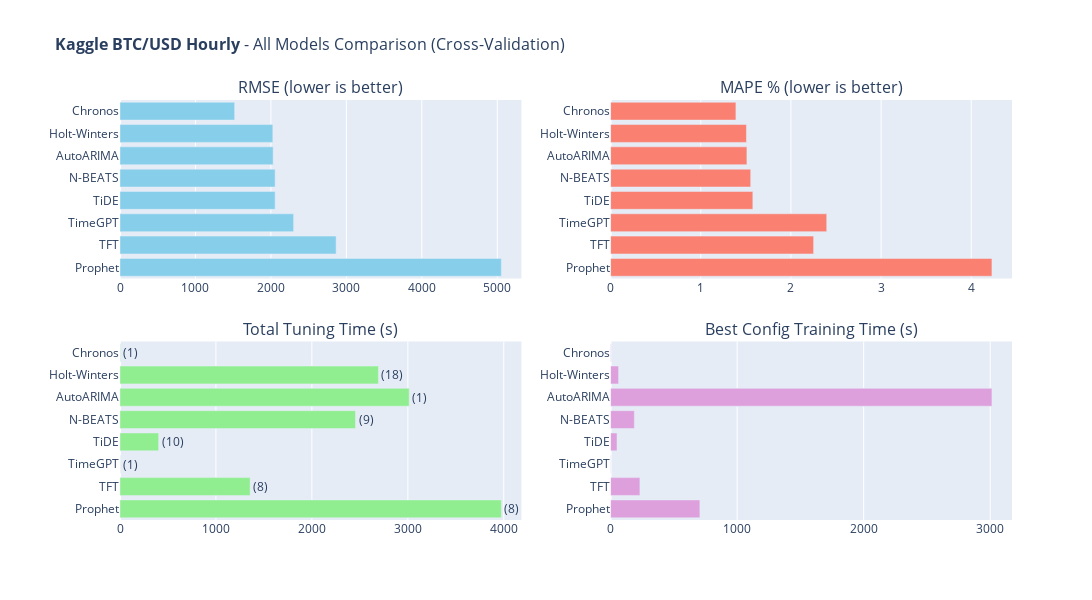

Here is the notebook cell this chart was saved with:
### Code cell
# 11. All Models Comparison (Interactive)
#
# Summary comparison of all models based on cross-validation metrics.

def create_all_models_comparison(results_dataframe, dataset_name):
    """
    Create interactive bar chart comparison of all models.
    
    Args:
        results_dataframe: DataFrame with model results
        dataset_name: Name for the plot title
    
    Returns:
        Plotly Figure object
    """
    fig = make_subplots(
        rows=2, cols=2,
        subplot_titles=[
            'RMSE (lower is better)',
            'MAPE % (lower is better)',
            'Total Tuning Time (s)',
            'Best Config Training Time (s)'
        ],
        vertical_spacing=0.15, horizontal_spacing=0.1
    )
    
    models = results_dataframe['Model'].tolist()
    
    fig.add_trace(go.Bar(
        y=models, x=results_dataframe['RMSE'], orientation='h',
        marker_color='skyblue',
        hovertemplate='<b>%{y}</b><br>RMSE: %{x:.4f}<extra></extra>'
    ), row=1, col=1)
    
    fig.add_trace(go.Bar(
        y=models, x=results_dataframe['MAPE'], orientation='h',
        marker_color='salmon',
        hovertemplate='<b>%{y}</b><br>MAPE: %{x:.2f}%<extra></extra>'
    ), row=1, col=2)
    
    fig.add_trace(go.Bar(
        y=models, x=results_dataframe['Tuning Time (s)'], orientation='h',
        marker_color='lightgreen',
        text=[f"({c})" for c in results_dataframe['Combinations']],
        textposition='outside',
        hovertemplate='<b>%{y}</b><br>Time: %{x:.2f}s<extra></extra>'
    ), row=2, col=1)
    
    fig.add_trace(go.Bar(
        y=models, x=results_dataframe['Best Config Time (s)'], orientation='h',
        marker_color='plum',
        hovertemplate='<b>%{y}</b><br>Time: %{x:.2f}s<extra></extra>'
    ), row=2, col=2)
    
    fig.update_layout(
        title=dict(text=f'<b>{dataset_name}</b> - All Models Comparison (Cross-Validation)', font=dict(size=16)),
        width=1700, height=600, showlegend=False, margin=dict(l=120)
    )
    
    for i in range(1, 3):
        for j in range(1, 3):
            fig.update_yaxes(autorange='reversed', row=i, col=j)
    return fig

if 'results_df' in dir() and not results_df.empty:
    fig_comparison = create_all_models_comparison(results_df, DATASET_CONFIG['name'])
    fig_comparison.show()

### Figure 1 — Plotly figure (JSON) as saved in the notebook; plotly's stock layout.template omitted (floating-point values rounded to 4 significant figures)
{"data": [{"hovertemplate": "<b>%{y}</b><br>RMSE: %{x:.4f}<extra></extra>", "marker": {"color": "skyblue"}, "orientation": "h", "type": "bar", "x": [1519.0, 2026.0, 2030.0, 2056.0, 2056.0, 2301.0, 2864.0, 5054.0], "xaxis": "x", "y": ["Chronos", "Holt-Winters", "AutoARIMA", "N-BEATS", "TiDE", "TimeGPT", "TFT", "Prophet"], "yaxis": "y"}, {"hovertemplate": "<b>%{y}</b><br>MAPE: %{x:.2f}%<extra></extra>", "marker": {"color": "salmon"}, "orientation": "h", "type": "bar", "x": [1.39, 1.507, 1.512, 1.554, 1.578, 2.397, 2.252, 4.23], "xaxis": "x2", "y": ["Chronos", "Holt-Winters", "AutoARIMA", "N-BEATS", "TiDE", "TimeGPT", "TFT", "Prophet"], "yaxis": "y2"}, {"hovertemplate": "<b>%{y}</b><br>Time: %{x:.2f}s<extra></extra>", "marker": {"color": "lightgreen"}, "orientation": "h", "text": ["(1)", "(18)", "(1)", "(9)", "(10)", "(1)", "(8)", "(8)"], "textposition": "outside", "type": "bar", "x": [3.805, 2693.0, 3014.0, 2455.0, 402.7, 1.719, 1356.0, 3974.0], "xaxis": "x3", "y": ["Chronos", "Holt-Winters", "AutoARIMA", "N-BEATS", "TiDE", "TimeGPT", "TFT", "Prophet"], "yaxis": "y3"}, {"hovertemplate": "<b>%{y}</b><br>Time: %{x:.2f}s<extra></extra>", "marker": {"color": "plum"}, "orientation": "h", "type": "bar", "x": [3.805, 62.96, 3014.0, 187.7, 50.83, 1.719, 231.6, 705.5], "xaxis": "x4", "y": ["Chronos", "Holt-Winters", "AutoARIMA", "N-BEATS", "TiDE", "TimeGPT", "TFT", "Prophet"], "yaxis": "y4"}], "layout": {"annotations": [{"font": {"size": 16}, "showarrow": false, "text": "RMSE (lower is better)", "x": 0.225, "xanchor": "center", "xref": "paper", "y": 1, "yanchor": "bottom", "yref": "paper"}, {"font": {"size": 16}, "showarrow": false, "text": "MAPE % (lower is better)", "x": 0.775, "xanchor": "center", "xref": "paper", "y": 1, "yanchor": "bottom", "yref": "paper"}, {"font": {"size": 16}, "showarrow": false, "text": "Total Tuning Time (s)", "x": 0.225, "xanchor": "center", "xref": "paper", "y": 0.425, "yanchor": "bottom", "yref": "paper"}, {"font": {"size": 16}, "showarrow": false, "text": "Best Config Training Time (s)", "x": 0.775, "xanchor": "center", "xref": "paper", "y": 0.425, "yanchor": "bottom", "yref": "paper"}], "height": 600, "margin": {"l": 120}, "showlegend": false, "title": {"font": {"size": 16}, "text": "<b>Kaggle BTC/USD Hourly</b> - All Models Comparison (Cross-Validation)"}, "width": 1700, "xaxis": {"anchor": "y", "domain": [0, 0.45]}, "xaxis2": {"anchor": "y2", "domain": [0.55, 1]}, "xaxis3": {"anchor": "y3", "domain": [0, 0.45]}, "xaxis4": {"anchor": "y4", "domain": [0.55, 1]}, "yaxis": {"anchor": "x", "autorange": "reversed", "domain": [0.575, 1]}, "yaxis2": {"anchor": "x2", "autorange": "reversed", "domain": [0.575, 1]}, "yaxis3": {"anchor": "x3", "autorange": "reversed", "domain": [0, 0.425]}, "yaxis4": {"anchor": "x4", "autorange": "reversed", "domain": [0, 0.425]}}}
